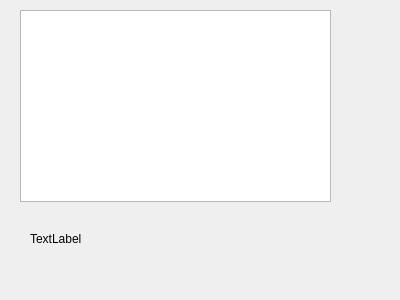
<?xml version="1.0" encoding="UTF-8"?>
<ui version="4.0">
 <class>Form</class>
 <widget class="QWidget" name="Form">
  <property name="geometry">
   <rect>
    <x>0</x>
    <y>0</y>
    <width>400</width>
    <height>300</height>
   </rect>
  </property>
  <property name="windowTitle">
   <string>Form</string>
  </property>
  <widget class="QListWidget" name="listWidget">
   <property name="geometry">
    <rect>
     <x>20</x>
     <y>10</y>
     <width>311</width>
     <height>192</height>
    </rect>
   </property>
  </widget>
  <widget class="QLabel" name="label">
   <property name="geometry">
    <rect>
     <x>30</x>
     <y>230</y>
     <width>281</width>
     <height>17</height>
    </rect>
   </property>
   <property name="text">
    <string>TextLabel</string>
   </property>
  </widget>
 </widget>
 <resources/>
 <connections/>
</ui>
